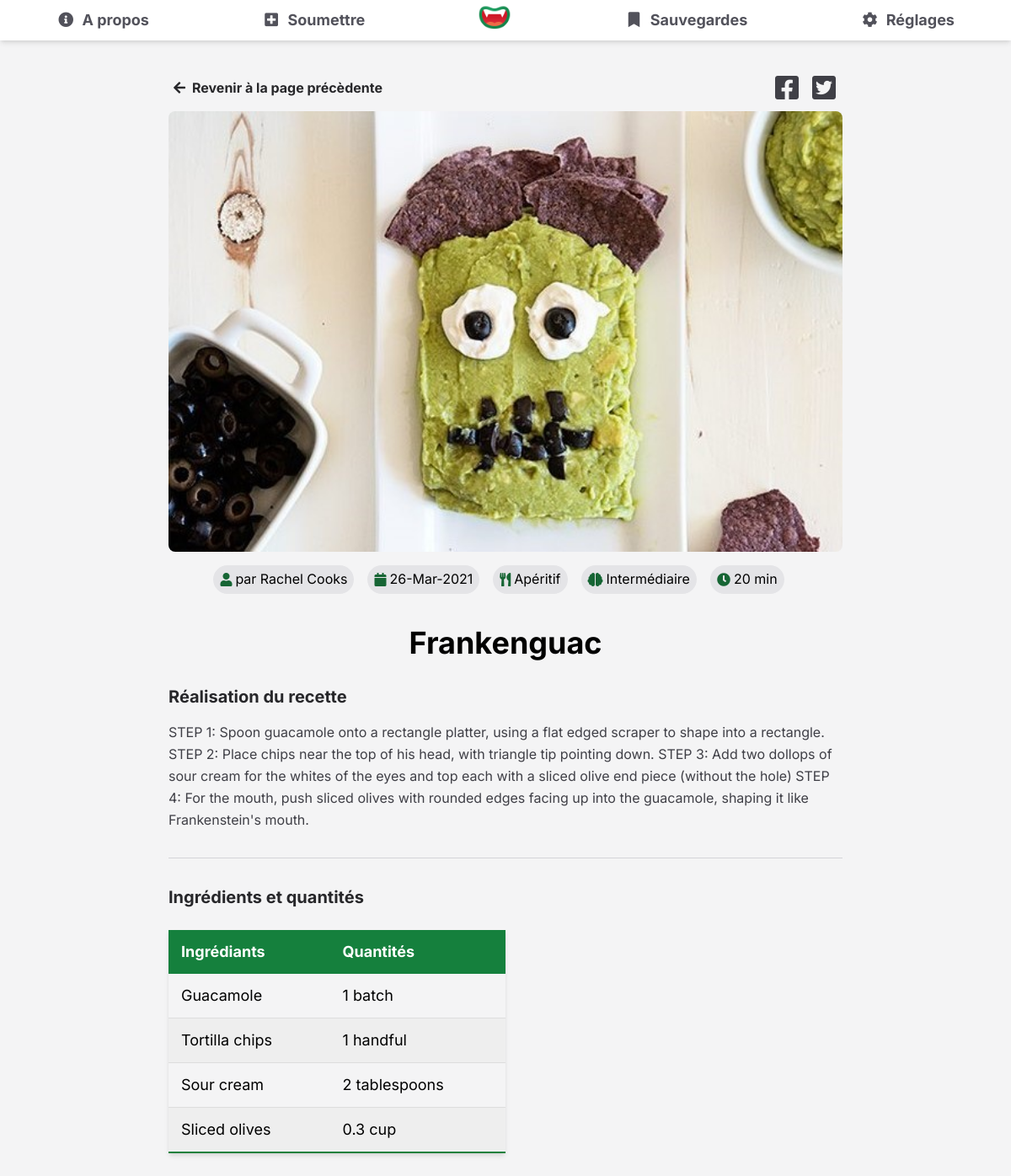
/details.php, run on an earlier commit of the app's database.
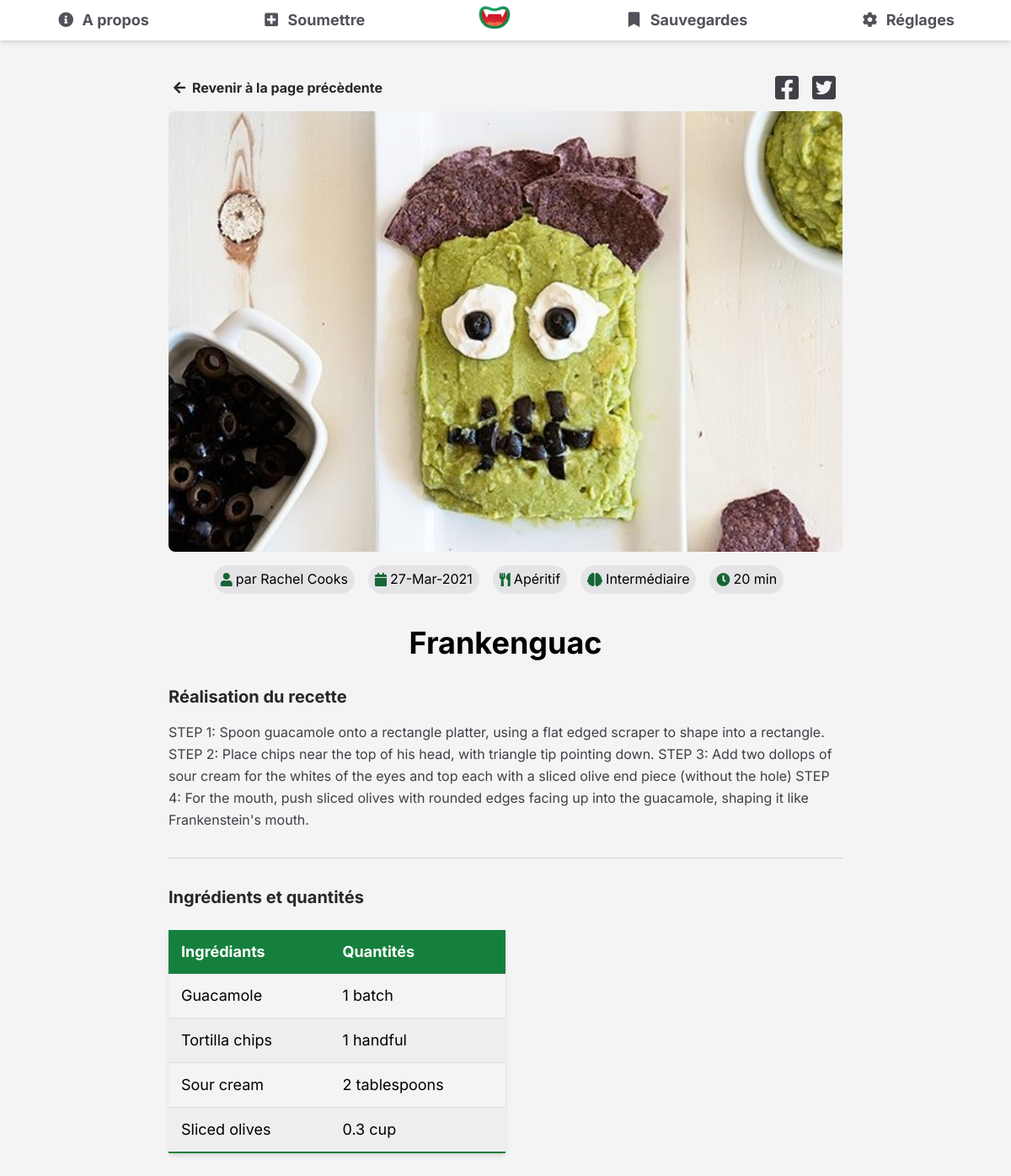
And on a later commit of the database.
### tables this page shows
CREATE TABLE "Recipes" (
	"Id"	INTEGER NOT NULL UNIQUE,
	"RecipeName"	TEXT,
	"RecipeType"	TEXT,
	"ImageUrl"	TEXT,
	"RecipeDescription"	TEXT,
	"Difficulty"	TEXT,
	"PreparationTime"	INTEGER,
	"Details"	TEXT,
	"FirstName"	TEXT,
	"LastName"	TEXT,
	"Ingrediants"	TEXT,
	"Quantities"	TEXT,
	"PublishDate"	TEXT,
	PRIMARY KEY("Id" AUTOINCREMENT)
);

### backend/recipeDetails.php (called while the page is built, shortened)
<?php
try {
  $pdo = new PDO('sqlite:backend/database/recipes.sqlite');
  $currentRecipe = $_GET["recipe"];
  $statement = $pdo-> query("SELECT * FROM Recipes WHERE Id LIKE '%$currentRecipe%' ");
  $rows = $statement -> fetchAll(PDO::FETCH_ASSOC);
  $currentLink = (isset($_SERVER['HTTPS']) && $_SERVER['HTTPS'] === 'on' ? "https" : "http") . "://$_SERVER[HTTP_HOST]$_SERVER[REQUEST_URI]";
  for ($i = 0; $i < count($rows); $i++) {
    $recipeId = ($rows[$i]['Id']);
    $recipeName = ($rows[$i]['RecipeName']);
    $recipeType = ($rows[$i]['RecipeType']);
    $recipeImageUrl = ($rows[$i]['ImageUrl']);
    $recipeDescription = ($rows[$i]['RecipeDescription']);
    $recipeDifficulty = ($rows[$i]['Difficulty']);
    $recipePreparationTime = ($rows[$i]['PreparationTime']);
    $recipeIngrediants = ($rows[$i]['Ingrediants']);
    $recipeQuantities = ($rows[$i]['Quantities']);
    $ingrediants = explode(";", $recipeIngrediants);
    $quantities = explode(";", $recipeQuantities);
    $userFirstName = ($rows[$i]['FirstName']);
    $userLastName = ($rows[$i]['LastName']);
    $publishedDate = ($rows[$i]['PublishDate']);
  }
}
catch (PDOException $exception) {
  var_dump($exception);
}
?>

### details.php (the view, shortened to what this page needs)
<!DOCTYPE html>
  <html lang="<?php if (isset($_COOKIE['language'])) {echo $_COOKIE['language'];} else {echo 'fr';}?>">
  <head>
    <?php $pageName = "detailsPage";
    include "backend/components/headHtml.php";?>
  </head>
  <body>
    <?php include "backend/components/navigation.php";?>
    <?php include "backend/recipeDetails.php";?>
    <main class="details" data-id="recipe<?= $recipeId ?>">
      <section class="details__top">
        <button class="details__backBtn" onclick="history.go(-1);">
          <i class="details__backIcon fas fa-arrow-left"></i><?= $lang["backLastPage"] ?>
        </button>
        <div class="details__share">
          <a class="details__shareLink" href="https://www.facebook.com/sharer/sharer.php?u=<?= $currentLink ?>" target="_blank" rel="noopener" aria-label="Share on Facebook">
            <i class="details__shareIcon fab fa-facebook-square"></i>
          </a>
          <a class="details__shareLink" href="https://twitter.com/intent/tweet/?text=Une recette pour zombie appelé ''<?= $recipeName ?>'':&amp;url=<?= $currentLink ?>" target="_blank" rel="noopener" aria-label="Share on Twitter">
            <i class="details__shareIcon fab fa-twitter-square"></i>
          </a>
        </div>
      </section>
      <figure class="details__img">
        <img src="images/recipes/<?= $recipeImageUrl ?>" alt="Recipe image" />
      </figure>
      <section class="">
        <div class="details__infoList">
          <div class="details__info"><i class="fas fa-user"></i> <span><?= $lang['by'] ." ". $userFirstName." ".$userLastName?></span></div>
          <div class="details__info"><i class="fas fa-calendar"></i> <span><?= $publishedDate ?></span></div>
          <div class="details__info"><i class="fas fa-utensils"></i> <span><?= $lang[$recipeType] ?></span></div>
          <div class="details__info"><i class="fas fa-brain"></i> <span><?= $lang[$recipeDifficulty] ?></span></div>
          <div class="details__info">
            <i class="fas fa-clock"></i>
            <span><?= $recipePreparationTime." " ?>min</span>
          </div>
        </div>
        <h2 class="details__title"><?= $recipeName ?></h2>
        <h4 class="details__header"><?= $lang["recipeRealization"] ?></h4>
        <p class="details__text"><?= $recipeDescription ?></p>
        <hr>
        <h4 class="details__header"><?= $lang["ingrediants"] ?></h4>
        <table class="details__table">
          <thead>
            <tr>
              <th><?= $lang["ingrediantsTable"] ?></th>
              <th><?= $lang["quantitiesTable"] ?></th>
            </tr>
          </thead>
          <tbody>
            <?php
              for ($i=0; $i < count($ingrediants)-1; $i++) {
                echo "<tr><td>" .ucfirst($ingrediants[$i]) . "</td>" . "<td>" .$quantities[$i] . "</td>"; }
            ?>
          </tbody>
        </table>
      </section>
    </main>
  </body>
</html>

### backend/components/headHtml.php (shortened to what this page needs)
<link
  rel="stylesheet"
  href="https://cdnjs.cloudflare.com/ajax/libs/font-awesome/5.15.2/css/all.min.css"
/>
<link rel="stylesheet" href="./style/css/style.css" />

### backend/components/navigation.php (shortened to what this page needs)
<nav class="topnav">
  <a class="topnav__link" href="about.php"
  ><i class="topnav__icon fas fa-info-circle fa-fw"></i><?= $lang['about'] ?></a
  >
  <a class="topnav__link" href="submit.php"
  ><i class="topnav__icon fas fa-plus-square fa-fw"></i><?= $lang['submit'] ?></a
  >
  <a class="topnav__link topnav__logo" href="index.php"
  ><img src="images/assets/logoWebsite.png" style="width: 2.5rem" alt="Main page link"
  /></a>
  <a class="topnav__link" href="bookmark.php"
    ><i class="topnav__icon fas fa-bookmark fa-fw"></i><?= $lang['bookmarks'] ?></a
  >
  <a class="topnav__link" id="openModalBtn" tabindex="0"
    ><i class="topnav__icon fas fa-cog fa-fw"></i><?= $lang['settings'] ?></a
  >
</nav>

What changed in the data, as far as the page shows it:
changed recipes "Frankenguac": PublishDate "26-Mar-2021" → "27-Mar-2021"
